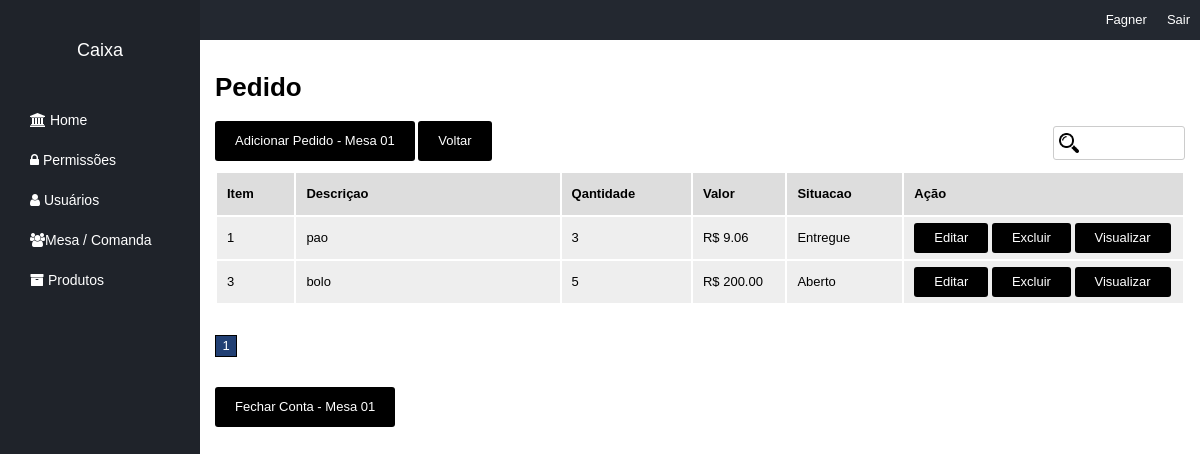
Screenshot of /pedido/view/1 (signed in) with the database file from the repository.
### tables this page shows
CREATE TABLE `tbmesa` (
  `idtbmesa` int(10) UNSIGNED NOT NULL,
  `idtbsituacaomesa` int(10) UNSIGNED NOT NULL,
  `descricao` varchar(255) DEFAULT NULL
);

CREATE TABLE `tbpedido` (
  `idtbpedido` int(10) UNSIGNED NOT NULL,
  `idtbstatus` int(10) UNSIGNED NOT NULL,
  `idtbproduto` int(10) UNSIGNED NOT NULL,
  `idtbmesa` int(10) UNSIGNED NOT NULL,
  `idtbusuario` int(10) UNSIGNED NOT NULL,
  `descricao` varchar(255) DEFAULT NULL,
  `quantidade` int(10) UNSIGNED DEFAULT NULL,
  `data` datetime NOT NULL
);

CREATE TABLE `tbproduto` (
  `idtbproduto` int(10) UNSIGNED NOT NULL,
  `descricao` varchar(255) DEFAULT NULL,
  `valor` decimal(10,2) DEFAULT NULL
);

CREATE TABLE `tbstatus` (
  `idtbstatus` int(10) UNSIGNED NOT NULL,
  `descricao` varchar(255) DEFAULT NULL
);

### core/controller.php (called while the page is built, shortened)
<?php
class controller{
public function loadTemplate($viewName, $viewData = array()){
        include 'views/templates.php';
}
public function loadViewInTemplate($viewName, $viewData = array()){
    extract($viewData);
    include 'views/'.$viewName.'.php';
}
}
?>

### controllers/pedidoController.php (called while the page is built, shortened)
<?php
class pedidoController extends controller {
      public function view($idtbmesa) {
        $data = array();
        $u = new Users();
        $u->setLoggedUser();
        $funcao = new Funcao($u->getFuncao());
        $data['usuarioFuncao'] = $funcao->getDescricao();
        $data['usuarioNome'] = $u->getNome();
            $prod = new Pedido($idtbmesa);
            $mesa = new Mesa();
            $data["p"]=1;
             $offset = (10 *($data["p"]-1));
            $data['mesainfo'] = $mesa->getInfo($idtbmesa) ;
            $data['pedido_list'] = $prod->getList($offset,$idtbmesa);
            $data['pedido_count'] = $prod->getCount($idtbmesa);
            $data['p_count']= ceil($data['pedido_count']/5);
            $this->loadTemplate('pedido', $data);
    }
}

### core/core.php (called while the page is built, shortened)
<?php
class Core{
   public function run(){
       $url = explode('index.php', $_SERVER['PHP_SELF']);
       $url = end($url);
       $params = array();
       if(!empty($url)){
          $url = explode('/', $url);
          array_shift($url);
          array_shift($url);
          if(isset($url[0])){
            $currentAction = $url[0];
            array_shift($url);
          }else{
            $currentAction = 'index';
          }
          if(count($url) > 0){
              $params = $url;
          }
       }else{
           $currentController = 'homeController';
           $currentAction = 'index';
       }
       $c = new $currentController();
       call_user_func_array(array($c, $currentAction), $params);
   }
}

### index.php (called while the page is built, shortened)
<?php
include 'config.php';
$core = new Core();
$core->run();
?>

### core/model.php (called while the page is built, shortened)
<?php
class model {
public function __construct(){
    global $config;
    $this->db = new PDO("mysql:dbname=".$config['dbname'].';host='.$config['host'],$config['dbuser'], $config['dbpass']);
}
}
?>

### config.php (called while the page is built, shortened)
<?php
$config = array();
if(ENVIRONMENT == "development"){
  $config["host"] = "localhost";
  $config["dbname"] = "bdsushi";
  $config["dbuser"]  = "root";
  $config["dbpass"] = "";
}else{
  $config["host"] = "localhost";
  $config["dbname"] = "bdsushi";
  $config["dbuser"]  = "root";
  $config["dbpass"] = "";
}

### models/Mesa.php (called while the page is built, shortened)
<?php
Class Mesa extends model{
    private $mesaInfo;
     public function getInfo($idtbmesa) {
        $sql = $this->db->prepare("SELECT * FROM tbmesa WHERE idtbmesa = :idtbmesa");
        $sql->bindValue(":idtbmesa", $idtbmesa);
        $sql->execute();
        if($sql->rowCount() > 0){
        $this->mesaInfo  = $sql->fetch();
         }
          return $this->mesaInfo;
     }
}
?>

### models/Pedido.php (called while the page is built, shortened)
<?php
Class pedido extends model{
    private $pedidoInfo;
    public function __construct($idtbmesa){
        $sql = $this->db->prepare("SELECT tbmesa.idtbmesa,tbmesa.descricao as descmesa, tbpedido.idtbpedido, tbproduto.descricao, (tbproduto.valor * tbpedido.quantidade) AS VALOR , tbstatus.descricao AS STATUSDESCRICAO, tbstatus.idtbstatus
            FROM tbpedido
            INNER JOIN tbproduto ON tbproduto.idtbproduto = tbpedido.idtbproduto
            INNER JOIN tbmesa ON tbmesa.idtbmesa = tbpedido.idtbmesa
            INNER JOIN tbstatus on tbpedido.idtbstatus = tbstatus.idtbstatus WHERE tbpedido.idtbmesa = :idtbmesa AND tbstatus.idtbstatus NOT IN(3,4)
AND tbpedido.data = CURRENT_DATE");
        $sql->bindValue(":idtbmesa", $idtbmesa);
        $sql->execute();
        if($sql->rowCount() > 0){
            $this->pedidoInfo  = $sql->fetch();
        }
        return  $this->pedidoInfo;
    }
     public function getList($offset,$idtbmesa) {
        $data = array();
        $sql = $this->db->prepare("SELECT tbpedido.idtbpedido, tbproduto.descricao, tbpedido.quantidade, tbproduto.valor AS VALORUNITARIO,(tbproduto.valor * tbpedido.quantidade) AS VALOR , tbstatus.descricao AS STATUSDESCRICAO, tbstatus.idtbstatus
         FROM tbpedido INNER JOIN tbproduto ON tbproduto.idtbproduto = tbpedido.idtbproduto
        INNER JOIN tbstatus on tbpedido.idtbstatus = tbstatus.idtbstatus
        WHERE tbpedido.idtbmesa = :idtbmesa AND tbstatus.idtbstatus NOT IN(3,4)
AND tbpedido.data = CURRENT_DATE LIMIT $offset, 10");
        $sql->bindValue(":idtbmesa", $idtbmesa);
        $sql->execute();
        if ($sql->rowCount() > 0) {
            $data = $sql->fetchAll();
        }
        return $data;
    }
}
?>

### models/Users.php (called while the page is built, shortened)
<?php
class Users extends model {
    private $userInfo;
    public function setLoggedUser() {
        if (isset($_SESSION["ccUser"]) && !empty($_SESSION["ccUser"])) {
            $idtbusuario = $_SESSION["ccUser"];
            $sql = $this->db->prepare("SELECT tbpessoa.nome, tbfuncao.idtbfuncao, tbusuario.idtbusuario FROM tbusuario INNER JOIN tbpessoa ON tbusuario.idtbpessoa = tbpessoa.idtbpessoa INNER JOIN tbfuncao on tbfuncao.idtbpessoa = tbpessoa.idtbpessoa WHERE tbusuario.idtbusuario = :idtbusuario");
            $sql->bindValue(":idtbusuario", $idtbusuario);
            $sql->execute();
            if ($sql->rowCount() > 0) {
                $this->userInfo = $sql->fetch();
            }
        }
    }
    public function getFuncao() {
        if (isset($this->userInfo['idtbfuncao'])) {
            return $this->userInfo['idtbfuncao'];
        } else {
            return 0;
    }}
    public function getNome() {
        if (isset($this->userInfo['nome'])) {
            return $this->userInfo['nome'];
        } else {
            return '';
        }
    }
}
?>

### models/Funcao.php (called while the page is built, shortened)
<?php
class Funcao extends model{
    private $funcaoInfo;
    public function __construct($idtbfuncao){
        $sql = $this->db->prepare("SELECT * FROM tbfuncao WHERE idtbfuncao = :idtbfuncao");
        $sql->bindValue(":idtbfuncao", $idtbfuncao);
        $sql->execute();
        if($sql->rowCount() > 0){
        $this->funcaoInfo  = $sql->fetch();
        }
    }
    public function getDescricao() {
        if(isset($this->funcaoInfo['descricao'])){
            return $this->funcaoInfo['descricao'];
        }else{
            return '';
        }
    }
}

### views/pedido.php (the view, shortened to what this page needs)
<h1>Pedido</h1>
    <div class="button"><a href="<?= BASE_URL ?>/pedido/preadd/ <?= $mesainfo["idtbmesa"]?> "> Adicionar Pedido - <?= $mesainfo["descricao"]?> </a></div>
     <div class="button"><a href="<?= BASE_URL ?>/mesa "> Voltar </a></div>
    <input type="text" id="busca" data-type="search_pedido"/>
<table border="0" width="100%">
    <thead>
        <tr>
            <th>Item</th>
            <th>Descriçao</th>
            <th>Qantidade</th>
             <th>Valor</th>
             <th>Situacao</th>
             <th>Ação</th>
        </tr>
    </thead>
<tbody>
        <?php foreach ($pedido_list as $i) { ?>
            <tr>
                <td width="30"><?= $i['idtbpedido'] ?></td>
                 <td width="150"><?= $i['descricao'] ?></td>
                  <td width="20"><?= $i['quantidade'] ?></td>
                <td width="30">R$ <?= number_format($i['VALOR'],2) ?></td>
                 <td width="50"><?= $i['STATUSDESCRICAO'] ?></td>
                <td width="160px">
                        <div class="button button_small"><a href="<?= BASE_URL ?>/pedido/edit/<?= $i['idtbpedido'] ?>">Editar</a></div>
                        <div class="button button_small"><a href="<?= BASE_URL ?>/pedido/delete/<?= $i['idtbpedido'] ?>" onclick="return confirm('Tem certeza que deseja excluir?')">Excluir</a></div>
                        <div class="button button_small"><a href="<?= BASE_URL ?>/pedido/preadd/ <?= $mesainfo["idtbmesa"]?> ">Visualizar</a></div>
                </td>
            </tr>
        <?php } ?>
    </tbody>
</table>
<div class="pagination">
    <?php for ($i = 1; $i <= $p_count; $i++) { ?>
    <div class="pag_item <?php echo ($i == $p)?'pag_ativo':''; ?>"><a href="<?= BASE_URL ?>/pedido?p=<?php echo $i; ?>"><?php echo $i; ?></a></div>
    <?php } ?>
</div>
<div class="button"><a href="<?= BASE_URL ?>/pedido/fecharConta/ <?= $mesainfo["idtbmesa"]?> "> Fechar Conta - <?= $mesainfo["descricao"]?> </a></div>

### assets/css/templates.css (style rules this page uses)
body { margin: 0; padding: 0; font-size: 13px; font-family: Arial; }
input[type=text], input[type=email], input[type=password], select, textarea { height: 30px; font-size: 13px; outline: 0; padding-left: 5px; padding-right: 5px; width: 100%; margin-top: 5px; }
input[type=submit], button, .button { border: 0px; background-color: #000; color: #fff; height: 40px; line-height: 40px; border-radius: 3px; padding-left: 20px; padding-right: 20px; cursor: pointer; font-size: 13px; display: inline-block; }
.button_small { height: 30px; line-height: 30px; }
.button a { color: #fff; text-decoration: none; }
table { margin-top: 10px; }
table th { background-color: #ddd; height: 40px; line-height: 40px; text-align: left; padding-left: 10px; padding-right: 10px; }
table td { background-color: #eee; height: 40px; line-height: 40px; text-align: left; padding-left: 10px; padding-right: 10px; }
.pagination { margin-top: 30px; margin-bottom: 30px; }
.pag_item { width: 20px; height: 20px; float:left; border: 1px solid #000; margin-right: 3px; text-align: center; line-height: 20px; }
.pag_item a { color: #000; text-decoration: none; }
.pag_ativo { background-color: #224074; }
.pag_ativo a { color: #fff; }
#busca { width: 100px; float: right; background-image: url('../image/lupa.png'); background-repeat: no-repeat; background-size: 20px 20px; background-position:5px; padding-left: 25px; border-radius: 3px; border: 1px solid #ccc; }

### rows the page displays
tbmesa: descricao "Mesa 01"
tbpedido: idtbpedido "1", idtbproduto.descricao "pao", quantidade "3", VALOR "9.06", idtbstatus.descricao "Entregue"
tbpedido: idtbpedido "3", idtbproduto.descricao "bolo", quantidade "5", VALOR "200.00", idtbstatus.descricao "Aberto"

### other values shown
$viewData['usuarioFuncao'] "Caixa"
$viewData['usuarioNome'] "Fagner"
